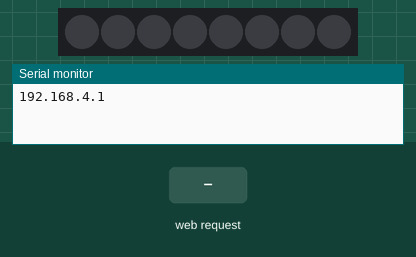
A program run on a simulated ESP32. On the bench: 8 RGB LEDs in strip order, left to right, the last lines printed to the serial monitor. The inputs (shaded band) are chosen by the test bench. Dim RGB values are drawn brighter than linear; the strip is taken to match the declared colour order.

Above: at 1.2 s.
1.3 s: HTTP request GET /ON received
At 1.6 s:
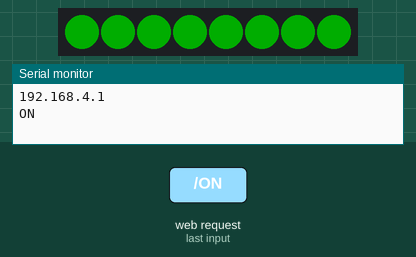
2.8 s: HTTP request GET /OFF received
At 4.0 s:
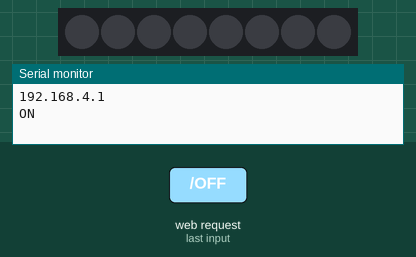
Timing chart, 0 to 5.8 s (numbered marks = the images above; inputs shaded):
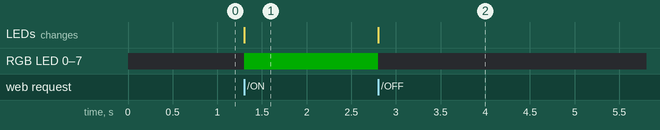

The program:

main.cpp
```cpp
#include <Arduino.h>
#include <Adafruit_NeoPixel.h>
#include "WiFi.h"
#include <ESPAsyncWebServer.h>
//#include <avr/power.h> // Required for 16 MHz Adafruit Trinket
#ifdef __AVR__
 #include <avr/power.h> // Required for 16 MHz Adafruit Trinket
#endif

AsyncWebServer  server(80);


bool show = true;
unsigned long currentMillis;

Adafruit_NeoPixel strip(8, 16, NEO_RGB + NEO_KHZ800);

void setup(){
  strip.begin();
  strip.setBrightness(50);
  strip.clear();
  strip.show();


  Serial.begin(9600);
  WiFi.softAP("PanicButton");
  Serial.println(WiFi.softAPIP());

  server.on("/ON", HTTP_GET, [](AsyncWebServerRequest *request){
        for (int i=0;i<8;i++){
          strip.setPixelColor(i, strip.Color(0,255,0));
        }
        strip.show();
        Serial.println("ON");
        request->send(200);

  });
  server.on("/", HTTP_GET, [](AsyncWebServerRequest *request){
    request->send(200);

  });
  server.on("/OFF", HTTP_GET, [](AsyncWebServerRequest *request){
        strip.clear();
        strip.show();
        request->send(200);
  });


  server.begin();


  //strip.show();
  currentMillis =  millis();
  //on();
}


void loop(){
  /*
  unsigned long tmp = millis();
  if (tmp - currentMillis> 1000){
    currentMillis = tmp;
    show = !show;
  }
  if (show){
    for (int i=0;i<8;i++){
      strip.setPixelColor(i, strip.Color(0,255,0));
    }
  }else{strip.clear();}
  strip.show();
  */
}
```

Measured:
- after the input at 1.3 s, RGB LED 0–7: off → RGB(0, 50, 0) at once; the LEDs: change at once (image 1)
- after the input at 2.8 s, RGB LED 0–7: RGB(0, 50, 0) → off at once; the LEDs: change at once (image 2)
